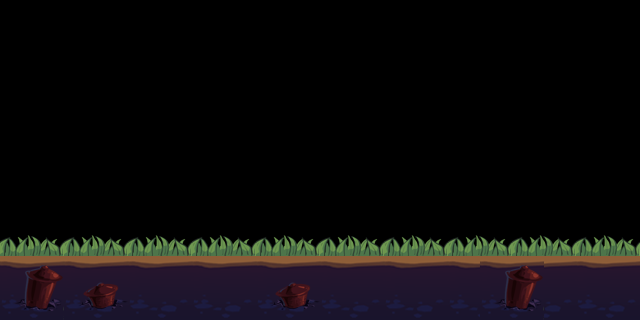

This is a level from a 2D game, rendered from its Tiled map with the project's own tilesets. A one-line summary and the map file follow, with tile-layer data summarised:
An orthogonal 20x10 tile map with 32x32 px tiles, 2 tile layers (background, grass) and 11 objects.

<map version="1.0" orientation="orthogonal" renderorder="right-down" width="20" height="10" tilewidth="32" tileheight="32" nextobjectid="18">
 <tileset firstgid="1" name="map" tilewidth="32" tileheight="32">
  <image source="map.png" width="128" height="128" />
 </tileset>
 <layer name="background" width="20" height="10">
  <data>[200 cells, 200 non-empty, 13 distinct tile ids]</data>
 </layer>
 <layer name="grass" width="20" height="10">
  <data>[200 cells, 20 non-empty, 2 distinct tile ids]</data>
 </layer>
 <objectgroup name="Coin">
  <object id="1" x="173" y="107" width="22" height="19" />
  <object id="2" x="208" y="155" />
  <object id="3" x="249" y="199" />
  <object id="4" x="292" y="200" />
  <object id="5" x="313" y="167" />
  <object id="6" x="390" y="133" />
  <object id="7" x="399" y="187" />
  <object id="8" x="485" y="133" />
  <object id="9" x="594" y="144" />
  <object id="10" x="114" y="178" />
 </objectgroup>
 <objectgroup name="Rock">
  <object id="16" x="433" y="140" />
 </objectgroup>
</map>